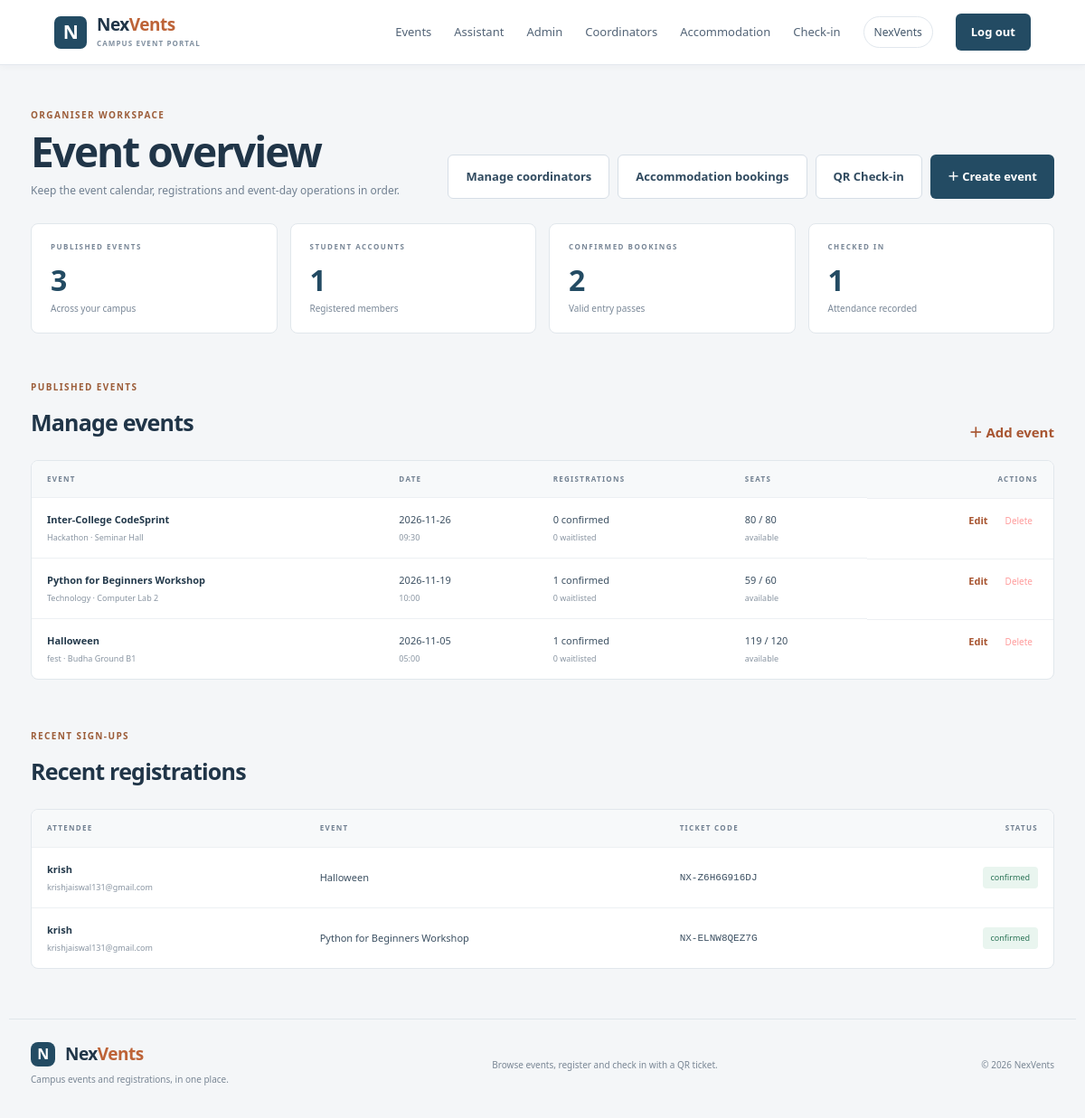
The page /admin (signed in) on the database its author committed.
### tables this page shows
CREATE TABLE events (
            id INTEGER PRIMARY KEY AUTOINCREMENT,
            title TEXT NOT NULL,
            category TEXT NOT NULL,
            description TEXT NOT NULL,
            venue TEXT NOT NULL,
            event_date TEXT NOT NULL,
            event_time TEXT NOT NULL,
            capacity INTEGER NOT NULL CHECK(capacity > 0),
            price REAL NOT NULL DEFAULT 0 CHECK(price >= 0),
            cover TEXT NOT NULL DEFAULT 'violet',
            created_by INTEGER,
            created_at TEXT NOT NULL DEFAULT CURRENT_TIMESTAMP, accommodation_enabled INTEGER NOT NULL DEFAULT 0, stay_price REAL NOT NULL DEFAULT 0, food_price REAL NOT NULL DEFAULT 0, accommodation_capacity INTEGER NOT NULL DEFAULT 0, medical_location TEXT NOT NULL DEFAULT '', medical_contact TEXT NOT NULL DEFAULT '', security_contact TEXT NOT NULL DEFAULT '', emergency_contact TEXT NOT NULL DEFAULT '',
            FOREIGN KEY(created_by) REFERENCES users(id) ON DELETE SET NULL
        );

CREATE TABLE registrations (
            id INTEGER PRIMARY KEY AUTOINCREMENT,
            user_id INTEGER NOT NULL,
            event_id INTEGER NOT NULL,
            ticket_code TEXT NOT NULL UNIQUE,
            status TEXT NOT NULL DEFAULT 'confirmed' CHECK(status IN ('confirmed','waitlisted','cancelled')),
            registered_at TEXT NOT NULL DEFAULT CURRENT_TIMESTAMP,
            checked_in_at TEXT, stay_selected INTEGER NOT NULL DEFAULT 0, food_selected INTEGER NOT NULL DEFAULT 0, addon_total REAL NOT NULL DEFAULT 0,
            UNIQUE(user_id, event_id),
            FOREIGN KEY(user_id) REFERENCES users(id) ON DELETE CASCADE,
            FOREIGN KEY(event_id) REFERENCES events(id) ON DELETE CASCADE
        );

CREATE TABLE users (
            id INTEGER PRIMARY KEY AUTOINCREMENT,
            name TEXT NOT NULL,
            email TEXT NOT NULL UNIQUE COLLATE NOCASE,
            password_hash TEXT NOT NULL,
            role TEXT NOT NULL DEFAULT 'student' CHECK(role IN ('student','admin')),
            created_at TEXT NOT NULL DEFAULT CURRENT_TIMESTAMP
        );

### app/routes.py (the view)
@bp.route("/admin")
@admin_required
def admin_dashboard():
    db = get_db()
    stats = {
        "events": db.execute("SELECT COUNT(*) n FROM events").fetchone()["n"],
        "students": db.execute("SELECT COUNT(*) n FROM users WHERE role='student'").fetchone()["n"],
        "confirmed": db.execute("SELECT COUNT(*) n FROM registrations WHERE status='confirmed'").fetchone()["n"],
        "checked_in": db.execute("SELECT COUNT(*) n FROM registrations WHERE checked_in_at IS NOT NULL").fetchone()["n"],
    }
    events = [get_event(r["id"]) for r in db.execute("SELECT id FROM events ORDER BY event_date DESC")]
    recent = db.execute("SELECT r.id,r.ticket_code,r.status,r.registered_at,u.name,u.email,e.title "
                        "FROM registrations r JOIN users u ON u.id=r.user_id JOIN events e ON e.id=r.event_id "
                        "ORDER BY r.registered_at DESC LIMIT 8").fetchall()
    return render_template("admin.html", stats=stats, events=events, recent=recent)

### app/db.py (called while the page is built)
def get_db():
    if "db" not in g:
        db_path = current_app.config["DATABASE"]
        Path(db_path).parent.mkdir(parents=True, exist_ok=True)
        g.db = sqlite3.connect(db_path)
        g.db.row_factory = sqlite3.Row
        g.db.execute("PRAGMA foreign_keys = ON")
    return g.db

### app/routes.py (called while the page is built)
def admin_required(fn):
    @wraps(fn)
    def wrapped(*args, **kwargs):
        if not session.get("user"):
            flash("Admin login is required.", "info")
            return redirect(url_for("main.login"))
        if session["user"].get("role") != "admin":
            abort(403)
        return fn(*args, **kwargs)
    return wrapped

def event_counts(event_id):
    db = get_db()
    row = db.execute(
        "SELECT SUM(CASE WHEN status='confirmed' THEN 1 ELSE 0 END) confirmed, "
        "SUM(CASE WHEN status='waitlisted' THEN 1 ELSE 0 END) waitlisted "
        "FROM registrations WHERE event_id=?", (event_id,)
    ).fetchone()
    return {"confirmed": row["confirmed"] or 0, "waitlisted": row["waitlisted"] or 0}

def get_event(event_id):
    event = get_db().execute("SELECT * FROM events WHERE id=?", (event_id,)).fetchone()
    if not event:
        abort(404)
    data = dict(event)
    counts = event_counts(event_id)
    data.update(counts)
    data["seats_left"] = max(0, data["capacity"] - counts["confirmed"])
    stay_count = get_db().execute(
        "SELECT COUNT(*) AS n FROM registrations WHERE event_id=? AND status='confirmed' AND stay_selected=1",
        (event_id,),
    ).fetchone()["n"]
    data["stay_booked"] = stay_count
    data["stay_slots_left"] = max(0, data.get("accommodation_capacity", 0) - stay_count)
    return data

### app/templates/admin.html
{% extends 'base.html' %}{% block title %}Admin Dashboard — NexVents{% endblock %}{% block content %}
<section class="dash-heading"><div><div class="eyebrow">ORGANISER WORKSPACE</div><h1>Event overview</h1><p class="muted">Keep the event calendar, registrations and event-day operations in order.</p></div><div class="admin-actions"><a class="btn btn-ghost" href="{{ url_for('main.coordinator_management') }}">Manage coordinators</a><a class="btn btn-ghost" href="{{ url_for('main.accommodation_bookings') }}">Accommodation bookings</a><a class="btn btn-ghost" href="{{ url_for('main.checkin') }}">QR Check-in</a><a class="btn btn-primary" href="{{ url_for('main.event_new') }}">＋ Create event</a></div></section>
<div class="dash-stat-grid four-stats"><div class="stat-card"><span>PUBLISHED EVENTS</span><b>{{ stats.events }}</b><small>Across your campus</small></div><div class="stat-card"><span>STUDENT ACCOUNTS</span><b>{{ stats.students }}</b><small>Registered members</small></div><div class="stat-card"><span>CONFIRMED BOOKINGS</span><b>{{ stats.confirmed }}</b><small>Valid entry passes</small></div><div class="stat-card"><span>CHECKED IN</span><b>{{ stats.checked_in }}</b><small>Attendance recorded</small></div></div>
<section class="section compact-section"><div class="section-head"><div><div class="eyebrow">PUBLISHED EVENTS</div><h2>Manage events</h2></div><a class="text-link" href="{{ url_for('main.event_new') }}">＋ Add event</a></div>{% if events %}<div class="table-wrap"><table><thead><tr><th>EVENT</th><th>DATE</th><th>REGISTRATIONS</th><th>SEATS</th><th>ACTIONS</th></tr></thead><tbody>{% for e in events %}<tr><td><b>{{ e.title }}</b><small>{{ e.category }} · {{ e.venue }}</small></td><td>{{ e.event_date }}<small>{{ e.event_time }}</small></td><td>{{ e.confirmed }} confirmed<small>{{ e.waitlisted }} waitlisted</small></td><td>{{ e.seats_left }} / {{ e.capacity }}<small>available</small></td><td class="table-actions"><a class="text-link" href="{{ url_for('main.event_edit', event_id=e.id) }}">Edit</a><form method="post" action="{{ url_for('main.event_delete', event_id=e.id) }}" onsubmit="return confirm('Delete this event and its registrations?')"><button class="text-danger">Delete</button></form></td></tr>{% endfor %}</tbody></table></div>{% else %}<div class="empty-state"><h3>No events yet</h3><a class="btn btn-primary" href="{{ url_for('main.event_new') }}">Create your first event</a></div>{% endif %}</section>
<section class="section compact-section"><div class="section-head"><div><div class="eyebrow">RECENT SIGN-UPS</div><h2>Recent registrations</h2></div></div>{% if recent %}<div class="table-wrap"><table><thead><tr><th>ATTENDEE</th><th>EVENT</th><th>TICKET CODE</th><th>STATUS</th></tr></thead><tbody>{% for r in recent %}<tr><td><b>{{ r.name }}</b><small>{{ r.email }}</small></td><td>{{ r.title }}</td><td><code>{{ r.ticket_code }}</code></td><td><span class="status status-{{ r.status }}">{{ r.status }}</span></td></tr>{% endfor %}</tbody></table></div>{% else %}<p class="muted">Registrations will appear here as students sign up.</p>{% endif %}</section>{% endblock %}

### app/templates/base.html (shortened to what this page needs)
<!doctype html>
<html lang="en">
<head>
  <link rel="stylesheet" href="{{ url_for('static', filename='style.css') }}">
</head>
<body>
  <nav class="topbar">
    <a class="brand" href="{{ url_for('main.home') }}">
      <span class="brand-mark">N</span>
      <span>Nex<span class="brand-accent">Vents</span><small>CAMPUS EVENT PORTAL</small></span>
    </a>
    <div class="nav-links">
      <a href="{{ url_for('main.home') }}">Events</a>
      <a href="{{ url_for('main.ai_assistant') }}">Assistant</a>
      {% if current_user %}
        {% if current_user.role == 'admin' %}
          <a href="{{ url_for('main.admin_dashboard') }}">Admin</a>
          <a href="{{ url_for('main.coordinator_management') }}">Coordinators</a>
          <a href="{{ url_for('main.accommodation_bookings') }}">Accommodation</a>
          <a href="{{ url_for('main.checkin') }}">Check-in</a>
        {% elif current_user.role == 'coordinator' %}
          <a href="{{ url_for('main.coordinator_dashboard') }}">Team dashboard</a>
        {% else %}
          <a href="{{ url_for('main.dashboard') }}">My Dashboard</a>
        {% endif %}
        <span class="nav-user">{{ current_user.name.split(' ')[0] }}</span>
        <a class="nav-cta" href="{{ url_for('main.logout') }}">Log out</a>
      {% else %}
        <a href="{{ url_for('main.coordinator_login') }}">Coordinator login</a>
        <a href="{{ url_for('main.login') }}">Log in</a>
        <a class="nav-cta" href="{{ url_for('main.register') }}">Get started <span>↗</span></a>
      {% endif %}
    </div>
  </nav>
  <main class="page-shell">
    {% block content %}{% endblock %}
  </main>
  <footer class="footer">
    <div>
      <a class="brand footer-brand" href="{{ url_for('main.home') }}"><span class="brand-mark">N</span><span>Nex<span class="brand-accent">Vents</span></span></a>
      <p>Campus events and registrations, in one place.</p>
    </div>
    <span>Browse events, register and check in with a QR ticket.</span>
    <span>© {{ today[:4] }} NexVents</span>
  </footer>
</body>
</html>

### rows shown on the page
events: title "Inter-College CodeSprint", category "Hackathon", venue "Seminar Hall", event_date "2026-11-26", event_time "09:30", confirmed "0", waitlisted "0", seats_left "80", capacity "80"
events: title "Python for Beginners Workshop", category "Technology", venue "Computer Lab 2", event_date "2026-11-19", event_time "10:00", confirmed "1", waitlisted "0", seats_left "59", capacity "60"
events: title "Halloween", category "fest", venue "Budha Ground B1", event_date "2026-11-05", event_time "05:00", confirmed "1", waitlisted "0", seats_left "119", capacity "120"
registrations: name "krish", email "krishjaiswal131@gmail.com", title "Halloween", ticket_code "NX-Z6H6G916DJ", status "confirmed"
registrations: name "krish", email "krishjaiswal131@gmail.com", title "Python for Beginners Workshop", ticket_code "NX-ELNW8QEZ7G", status "confirmed"

### other values the page prints
{{ current_user.name.split(' ')[0] }} "NexVents"
{{ stats.events }} "3"
{{ stats.students }} "1"
{{ stats.confirmed }} "2"
{{ stats.checked_in }} "1"
